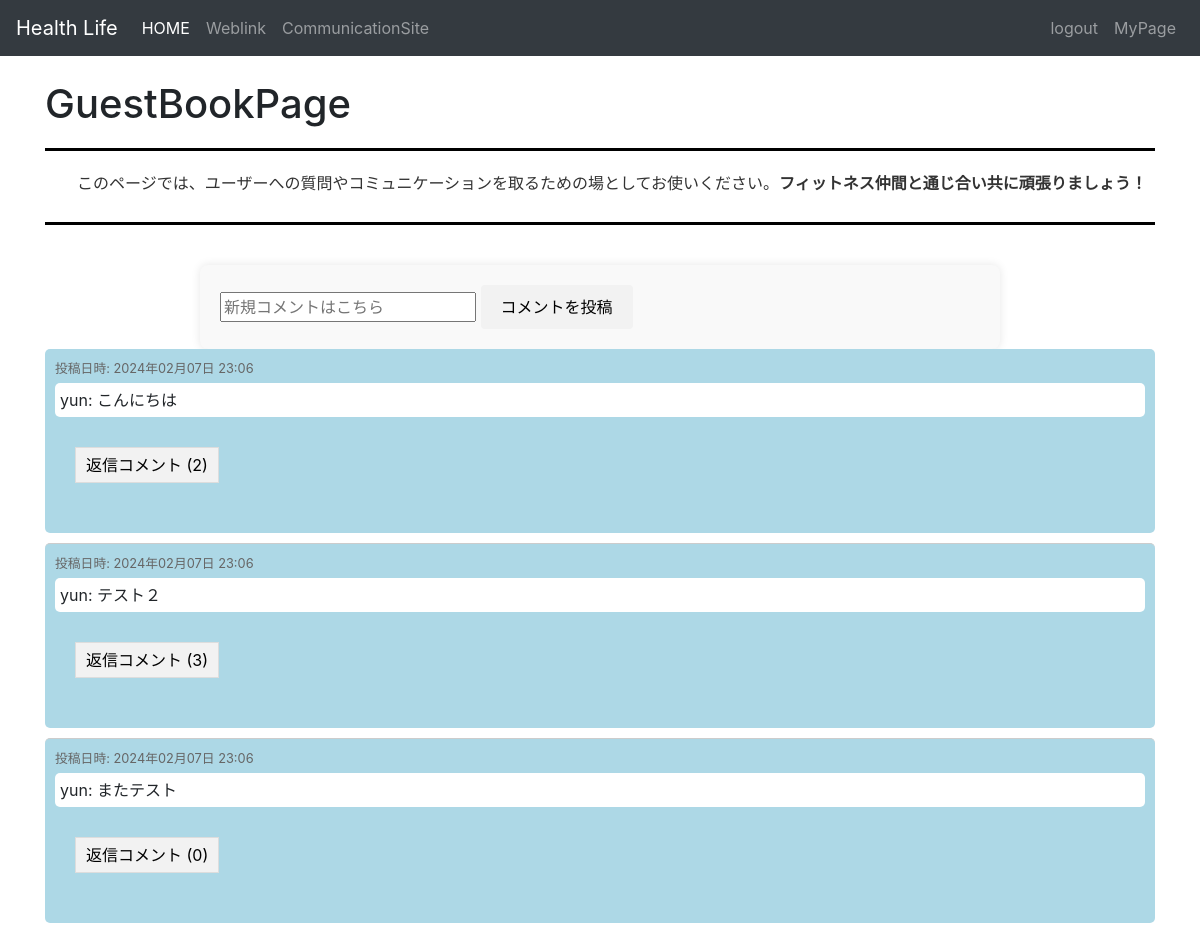
The page /guestbook/ (signed in) on the database as committed earlier.
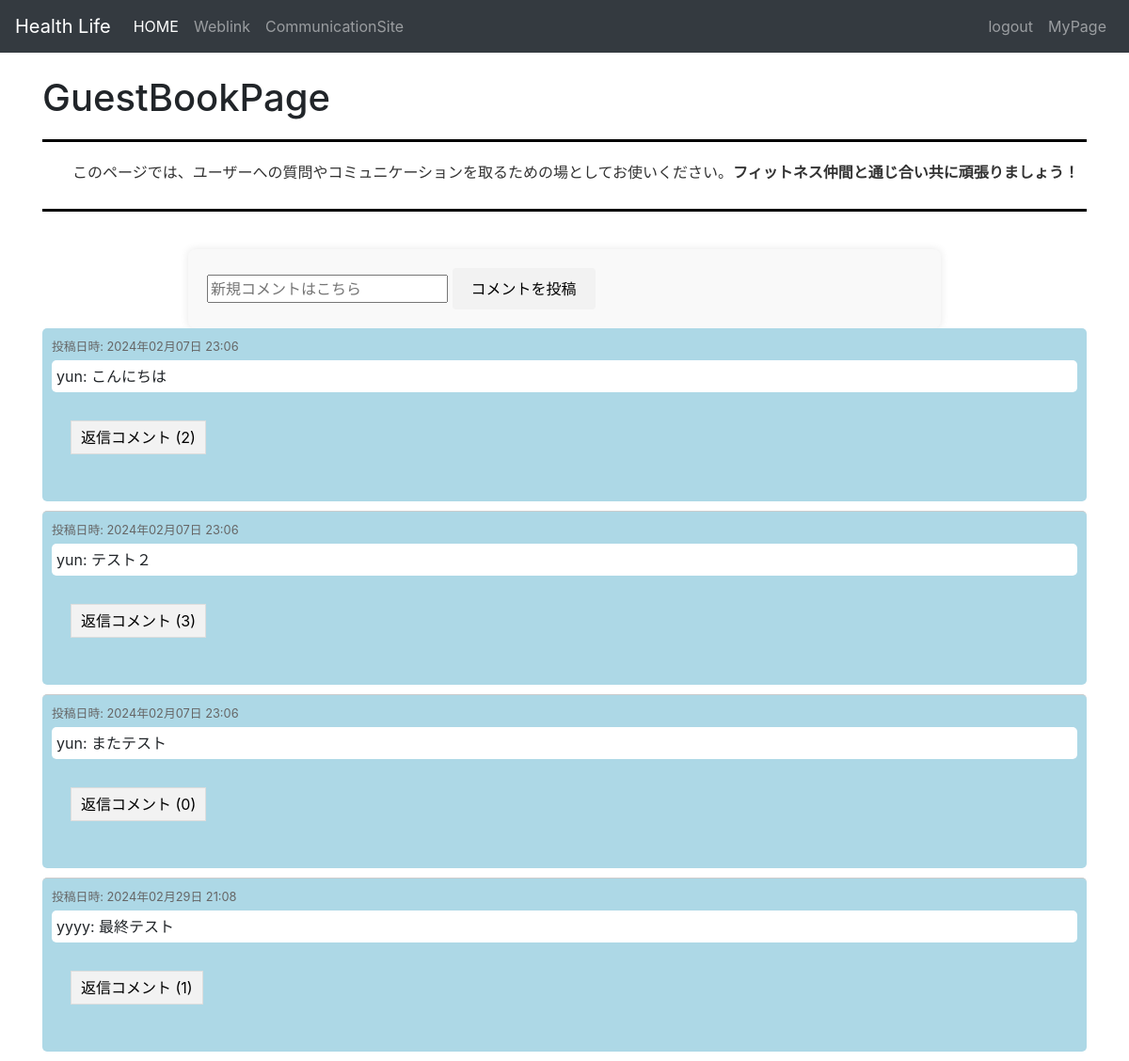
The same page on the database as committed later.
### myapp/models.py (models this page shows)
class Entry(models.Model):
    user = models.ForeignKey(User, on_delete=models.CASCADE)
    description = models.TextField()
    timestamp = models.DateTimeField(default=timezone.now)  # 追加

### myapp/views.py (the view)
# urls.py: path('guestbook/', guestbook, name='guestbook'),
@login_required
def guestbook(request):
    if request.method == 'POST':
        if 'reply_text' in request.POST:
            reply_text = request.POST['reply_text']
            entry_id = request.POST['entry_id']
            entry = Entry.objects.get(id=entry_id)
            reply = Reply(user=request.user, entry=entry, description=reply_text)
            reply.save()
            return redirect('guestbook')
        else:
            form = EntryForm(request.POST)
            if form.is_valid():
                entry = form.save(commit=False)
                entry.user = request.user
                entry.save()
                return redirect('guestbook')
    else:
        form = EntryForm()
    entries = Entry.objects.all()
    return render(request, 'guestbook/guestbook.html', {'form': form, 'entries': entries})

### myapp/forms.py
class EntryForm(forms.ModelForm):
    description = forms.CharField(widget=forms.TextInput(attrs={'placeholder': '新規コメントはこちら', 'required': True}))
    class Meta:
        model = Entry
        fields = ['description']

### templates/guestbook/guestbook.html (shortened to what this page needs)
{% extends 'base.html' %}
{% block content %}
    <h1>GuestBookPage</h1>
    <div class="page-description">
        <p>　　このページでは、ユーザーへの質問やコミュニケーションを取るための場としてお使いください。<strong>フィットネス仲間と通じ合い共に頑張りましょう！</strong></p>
    </div>
    <form method="post">
        {{ form.description }}
        <button type="submit">コメントを投稿</button>
    </form>
    {% for entry in entries %}
        <div class="entry">
            <p class="comment-timestamp">投稿日時: {{ entry.timestamp|date:"Y年m月d日 H:i" }}</p>
            <p class="comment-text">{{ entry.user.username }}: {{ entry.description }}</p>
            <div class="reply-container" id="reply-container-{{ entry.id }}">
                <button class="comment-button" onclick="toggleReplies('{{ entry.id }}')">
                    返信コメント ({{ entry.replies.all.count }})
                </button>
            </div>
        </div>
    {% endfor %}
    {% load static %}
{% endblock %}

Rows that differ between the two databases and show on the page:
added Entry: timestamp "2024年02月29日 21:08", user.username "yyyy", description "最終テスト", replies.all.count "1"
